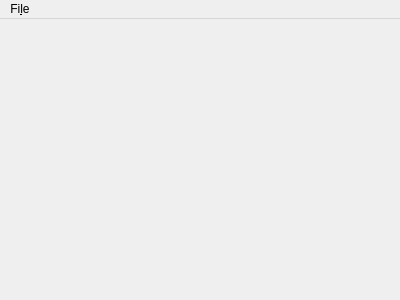
<?xml version="1.0" encoding="UTF-8"?>
<ui version="4.0">
 <class>MainWindow</class>
 <widget class="QMainWindow" name="MainWindow">
  <property name="geometry">
   <rect>
    <x>0</x>
    <y>0</y>
    <width>400</width>
    <height>300</height>
   </rect>
  </property>
  <property name="windowTitle">
   <string>MainWindow</string>
  </property>
  <widget class="QWidget" name="centralWidget"/>
  <widget class="QMenuBar" name="menuBar">
   <property name="geometry">
    <rect>
     <x>0</x>
     <y>0</y>
     <width>400</width>
     <height>30</height>
    </rect>
   </property>
   <widget class="QMenu" name="menuFile">
    <property name="title">
     <string>Fi&amp;le</string>
    </property>
   </widget>
   <addaction name="menuFile"/>
  </widget>
 </widget>
 <layoutdefault spacing="6" margin="11"/>
 <resources/>
 <connections/>
</ui>
